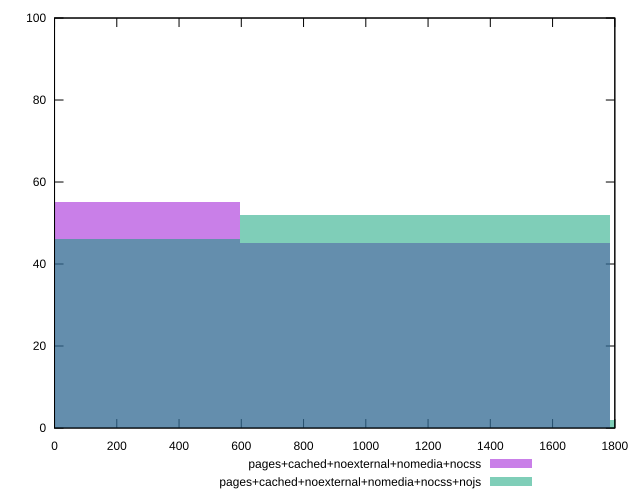

Write the gnuplot code that produced this figure.
reset

$pagesCachedNoexternalNomediaNocss <<EOF
0 55
1189.6933066089084 45
EOF

$pagesCachedNoexternalNomediaNocssNojs <<EOF
0 46
1189.6933066089084 52
2379.386613217817 2
EOF

set key outside below
set boxwidth 1189.6933066089084
set xrange [0:1800]
set yrange [0:100]
set trange [0:100]
set style fill transparent solid 0.5 noborder
set terminal svg size 640, 500 enhanced background rgb 'white'
set output "reprap/offscreen-images/comparison/histogram/4_vs_5.svg"

plot $pagesCachedNoexternalNomediaNocss title "pages+cached+noexternal+nomedia+nocss" with boxes, \
     $pagesCachedNoexternalNomediaNocssNojs title "pages+cached+noexternal+nomedia+nocss+nojs" with boxes

reset
